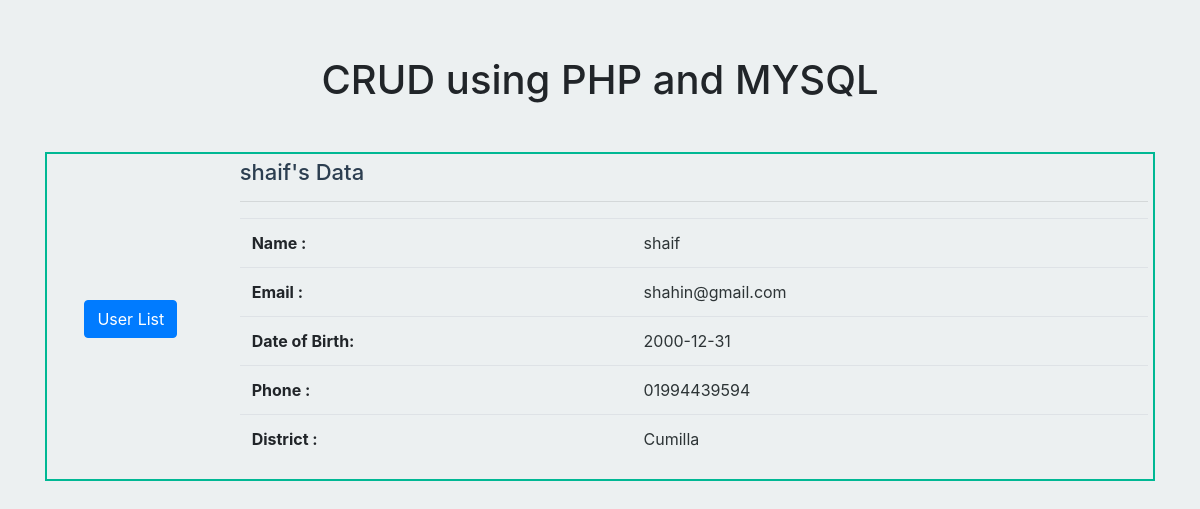
The page /userData.php?id=38 on the database its author committed.
### tables this page shows
CREATE TABLE `data` (
  `id` int(11) NOT NULL,
  `name` varchar(50) NOT NULL,
  `email` varchar(50) NOT NULL,
  `dob` date NOT NULL,
  `phone` varchar(13) NOT NULL,
  `city` varchar(25) NOT NULL
);

### userData.php (the view, shortened to what this page needs)
<?php
$conn = mysqli_connect('localhost','root','','crud');
$id = $_GET['id'];
$sql = "SELECT * FROM `data` WHERE id = $id";
$result = mysqli_query($conn,$sql);
$data = mysqli_fetch_assoc($result);
?>
<!doctype html>
<html lang="en">
  <head>
    <link rel="stylesheet" href="https://maxcdn.bootstrapcdn.com/bootstrap/4.0.0/css/bootstrap.min.css">
  </head>
  <body>
    <div class="container">
       <h1 class="text-center mb-5 mt-5 pt-2">CRUD using PHP and MYSQL</h1>
        <div class="student-data-list">
            <div class="row">
                <div class="col-2 text-center align-self-center">
                    <a href="index.php" class="btn btn-primary">User List</a>
                </div>
                <div class="col-10">
                    <h2><?php echo $data['name'];?>'s Data</h2>
                    <hr>
                    <table class="table">
                      <tr>
                          <th>Name : </th>
                          <td><?php echo $data['name'];?></td>
                      </tr>
                    <tr>
                          <th>Email : </th>
                          <td><?php echo $data['email'];?></td>
                      </tr>
                      <tr>
                          <th>Date of Birth: </th>
                          <td><?php echo $data['dob'];?></td>
                      </tr>
                      <tr>
                          <th>Phone : </th>
                          <td><?php echo $data['phone'];?></td>
                      </tr>
                      <tr>
                          <th>District : </th>
                          <td><?php echo $data['city'];?></td>
                      </tr>
                    </table>
                </div>
            </div>
        </div>
    </div>
  </body>
</html>

### userData.php (style rules this page uses)
body { background: #ecf0f1; }
h2 { font-size: 22px; color: #2c3e50; }
.student-data-list { border: 2px solid #00b894; padding: 5px; padding-bottom: 0; }
.student-data-list h2 { text-align: left; }
td { color: #2d3436; }

### rows shown on the page
data: name "shaif", email "shahin@gmail.com", dob "2000-12-31", phone "01994439594", city "Cumilla"
